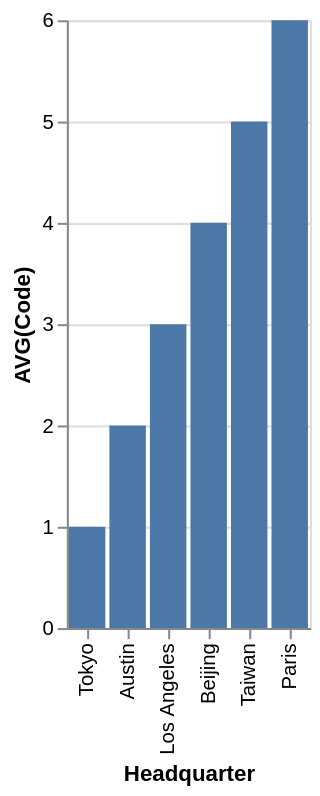

Describe this chart as a Vega-Lite specification.
### Vega-Lite specification from a JSON file in a GitHub repository (floating-point values rounded to 4 significant figures)
{"data": {"values": [{"x_data": "Tokyo", "y_data": 1}, {"x_data": "Austin", "y_data": 2}, {"x_data": "Los Angeles", "y_data": 3}, {"x_data": "Beijing", "y_data": 4}, {"x_data": "Taiwan", "y_data": 5}, {"x_data": "Paris", "y_data": 6}]}, "mark": "bar", "encoding": {"x": {"field": "x_data", "type": "nominal", "title": "Headquarter", "sort": {"op": "sum", "field": "y_data", "order": "ascending"}}, "y": {"field": "y_data", "type": "quantitative", "title": "AVG(Code)"}}}
